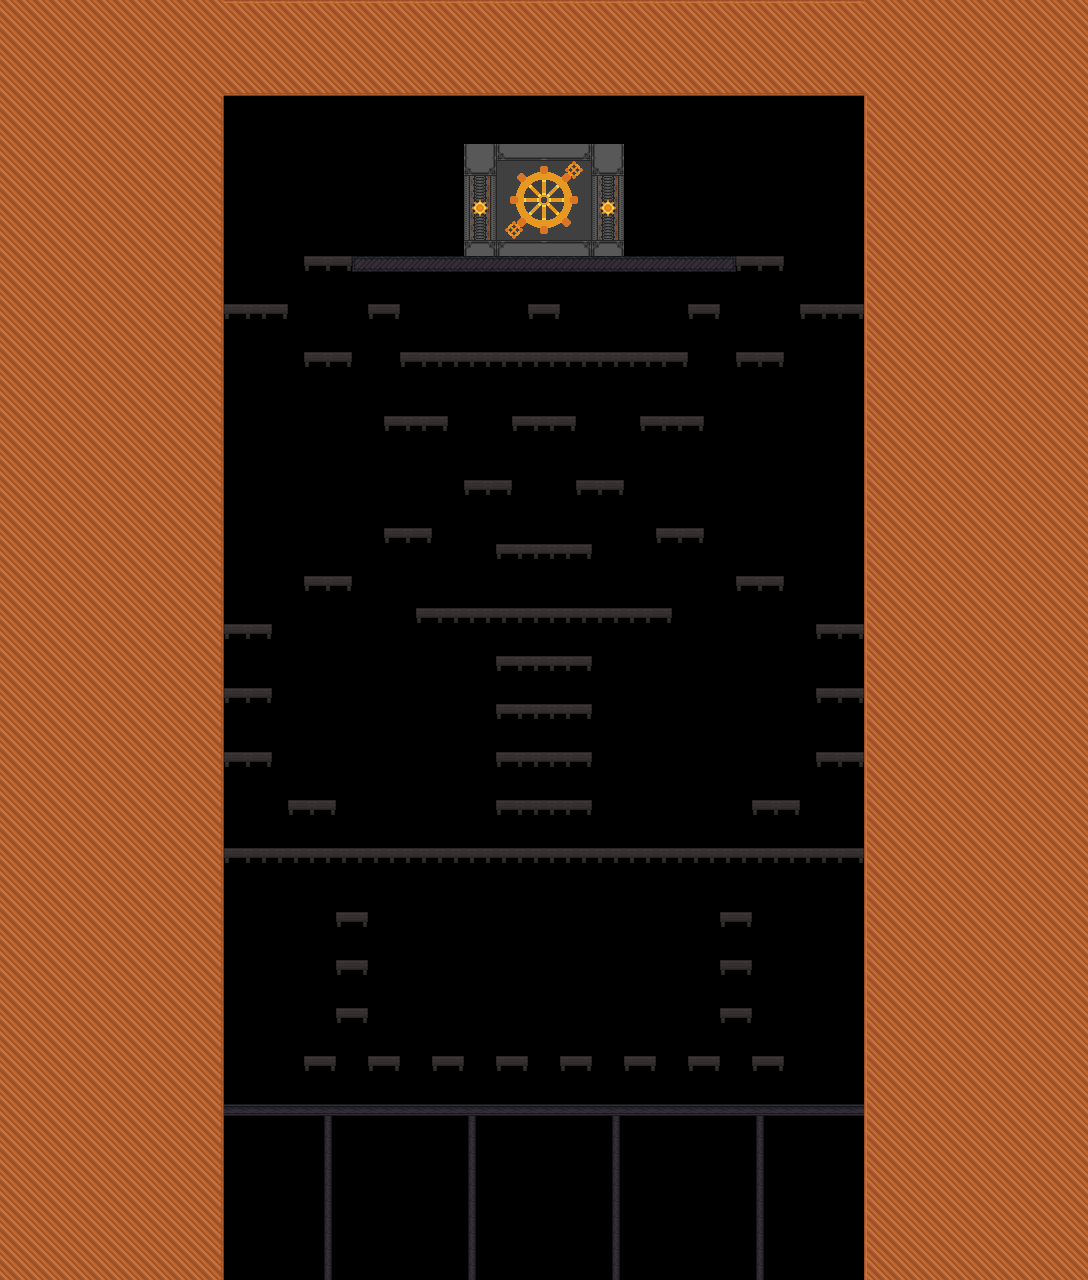

This game map was drawn from its Tiled (.tmx) file and the tilesets committed beside it. A one-line description and the trimmed map source follow:
An orthogonal 68x80 tile map with 16x16 px tiles, 1 tile layer (LevelOut), 3 hidden layers not drawn, 2 tilesets and 121 objects (63x Enemy, SpawnPlayer, DOWN, Camera, EndLevel).

<map version="1.10" tiledversion="1.12.1" orientation="orthogonal" renderorder="right-down" width="68" height="80" tilewidth="16" tileheight="16" infinite="0" nextlayerid="13" nextobjectid="1230">
 <editorsettings>
  <export target="Level3.json" format="json" />
 </editorsettings>
 <tileset firstgid="1" source="Tilesets/FullTiles.tsx" />
 <tileset firstgid="1025" source="Tilesets/SpritesList.tsx" />
 <imagelayer id="2" name="Calque d'Images 1" visible="0">
  <image source="colorMaplevel3.png" width="1088" height="1280" />
 </imagelayer>
 <layer id="10" name="BackGroundFirst" width="68" height="80" visible="0" tintcolor="#ababab">
  <data>[5440 cells, 5440 non-empty, 1 distinct tile ids]</data>
 </layer>
 <layer id="1" name="LevelIn" width="68" height="80" visible="0" opacity="0.8">
  <data>[5440 cells, 2866 non-empty, 5 distinct tile ids]</data>
 </layer>
 <layer id="4" name="LevelOut" width="68" height="80">
  <data>[5440 cells, 2866 non-empty, 84 distinct tile ids]</data>
 </layer>
 <objectgroup id="5" name="Collider" visible="0" locked="1">
  <object id="1077" x="224" y="1104" width="640" height="176" />
  <object id="1078" x="0" y="0" width="1088" height="96" />
  <object id="1092" x="0" y="0" width="224" height="1280" />
  <object id="1093" x="864" y="0" width="224" height="1280" />
  <object id="1166" x="352" y="256" width="384" height="16" />
 </objectgroup>
 <objectgroup id="6" name="PassThrough" visible="0" locked="1">
  <object id="1027" x="752" y="800" width="48" height="16" />
  <object id="1028" x="816" y="752" width="48" height="16" />
  <object id="1029" x="816" y="688" width="48" height="16" />
  <object id="1030" x="816" y="624" width="48" height="16" />
  <object id="1031" x="224" y="624" width="48" height="16" />
  <object id="1032" x="224" y="688" width="48" height="16" />
  <object id="1033" x="224" y="752" width="48" height="16" />
  <object id="1034" x="288" y="800" width="48" height="16" />
  <object id="1035" x="496" y="800" width="96" height="16" />
  <object id="1037" x="496" y="752" width="96" height="16" />
  <object id="1038" x="496" y="704" width="96" height="16" />
  <object id="1039" x="496" y="656" width="96" height="16" />
  <object id="1040" x="416" y="608" width="256" height="16" />
  <object id="1041" x="736" y="576" width="48" height="16" />
  <object id="1043" x="304" y="576" width="48" height="16" />
  <object id="1044" x="384" y="528" width="48" height="16" />
  <object id="1045" x="496" y="544" width="96" height="16" />
  <object id="1046" x="656" y="528" width="48" height="16" />
  <object id="1047" x="576" y="480" width="48" height="16" />
  <object id="1048" x="464" y="480" width="48" height="16" />
  <object id="1049" x="384" y="416" width="64" height="16" />
  <object id="1050" x="512" y="416" width="64" height="16" />
  <object id="1051" x="640" y="416" width="64" height="16" />
  <object id="1052" x="736" y="352" width="48" height="16" />
  <object id="1053" x="800" y="304" width="64" height="16" />
  <object id="1054" x="688" y="304" width="32" height="16" />
  <object id="1055" x="400" y="352" width="288" height="16" />
  <object id="1056" x="528" y="304" width="32" height="16" />
  <object id="1058" x="368" y="304" width="32" height="16" />
  <object id="1059" x="224" y="304" width="64" height="16" />
  <object id="1060" x="304" y="352" width="48" height="16" />
  <object id="1062" x="304" y="256" width="480" height="16" />
  <object id="1063" x="336" y="912" width="32" height="16" />
  <object id="1064" x="336" y="960" width="32" height="16" />
  <object id="1065" x="336" y="1008" width="32" height="16" />
  <object id="1066" x="304" y="1056" width="32" height="16" />
  <object id="1067" x="368" y="1056" width="32" height="16" />
  <object id="1068" x="432" y="1056" width="32" height="16" />
  <object id="1069" x="496" y="1056" width="32" height="16" />
  <object id="1070" x="560" y="1056" width="32" height="16" />
  <object id="1071" x="624" y="1056" width="32" height="16" />
  <object id="1072" x="688" y="1056" width="32" height="16" />
  <object id="1073" x="720" y="1008" width="32" height="16" />
  <object id="1074" x="720" y="960" width="32" height="16" />
  <object id="1075" x="720" y="912" width="32" height="16" />
  <object id="1076" x="752" y="1056" width="32" height="16" />
  <object id="1085" x="224" y="848" width="128" height="16" />
  <object id="1086" x="400" y="848" width="288" height="16" />
  <object id="1087" x="736" y="848" width="128" height="16" />
 </objectgroup>
 <objectgroup id="7" name="Point" visible="0">
  <object id="1080" type="SpawnPlayer" x="544" y="752">
   <point />
  </object>
  <object id="1117" name="8" type="Enemy" x="448" y="256">
   <point />
  </object>
  <object id="1118" name="8" type="Enemy" x="640" y="256">
   <point />
  </object>
  <object id="1119" name="8" type="Enemy" x="768" y="256">
   <point />
  </object>
  <object id="1120" name="5" type="Enemy" x="704" y="256">
   <point />
  </object>
  <object id="1121" name="5" type="Enemy" x="384" y="256">
   <point />
  </object>
  <object id="1122" name="8" type="Enemy" x="320" y="256">
   <point />
  </object>
  <object id="1141" name="2" type="Enemy" x="288" y="480">
   <point />
  </object>
  <object id="1178" name="2" type="Enemy" x="272" y="576">
   <point />
  </object>
  <object id="1179" name="2" type="Enemy" x="272" y="368">
   <point />
  </object>
  <object id="1177" name="2" type="Enemy" x="800" y="480">
   <point />
  </object>
  <object id="1182" name="2" type="Enemy" x="816" y="368">
   <point />
  </object>
  <object id="1183" name="2" type="Enemy" x="816" y="576">
   <point />
  </object>
  <object id="1167" name="5" type="Enemy" x="336" y="352">
   <point />
  </object>
  <object id="1168" name="5" type="Enemy" x="752" y="352">
   <point />
  </object>
  <object id="1169" name="5" type="Enemy" x="352" y="912">
   <point />
  </object>
  <object id="1172" name="5" type="Enemy" x="352" y="960">
   <point />
  </object>
  <object id="1174" name="5" type="Enemy" x="352" y="1008">
   <point />
  </object>
  <object id="1176" name="5" type="Enemy" x="352" y="1104">
   <point />
  </object>
  <object id="1170" name="5" type="Enemy" x="736" y="912">
   <point />
  </object>
  <object id="1171" name="5" type="Enemy" x="736" y="960">
   <point />
  </object>
  <object id="1173" name="5" type="Enemy" x="736" y="1008">
   <point />
  </object>
  <object id="1175" name="5" type="Enemy" x="736" y="1104">
   <point />
  </object>
  <object id="1184" name="2" type="Enemy" x="736" y="496">
   <point />
  </object>
  <object id="1185" name="2" type="Enemy" x="352" y="496">
   <point />
  </object>
  <object id="1186" name="2" type="Enemy" x="320" y="688">
   <point />
  </object>
  <object id="1187" name="2" type="Enemy" x="400" y="752">
   <point />
  </object>
  <object id="1188" name="2" type="Enemy" x="688" y="752">
   <point />
  </object>
  <object id="1189" name="2" type="Enemy" x="768" y="688">
   <point />
  </object>
  <object id="1190" name="2" type="Enemy" x="624" y="688">
   <point />
  </object>
  <object id="1191" name="2" type="Enemy" x="464" y="688">
   <point />
  </object>
  <object id="1192" name="5" type="Enemy" x="480" y="352">
   <point />
  </object>
  <object id="1193" name="5" type="Enemy" x="608" y="352">
   <point />
  </object>
  <object id="1194" name="5" type="Enemy" x="544" y="416">
   <point />
  </object>
  <object id="1195" name="5" type="Enemy" x="672" y="528">
   <point />
  </object>
  <object id="1196" name="5" type="Enemy" x="416" y="528">
   <point />
  </object>
  </objectgroup>
 <objectgroup id="12" name="Move" visible="0" locked="1">
  <!-- 3 objects omitted --></objectgroup>
 <objectgroup id="11" name="Trigger" visible="0" locked="1">
  <!-- 2 objects omitted --></objectgroup>
</map>
<!-- 31 of 121 objects omitted -->
